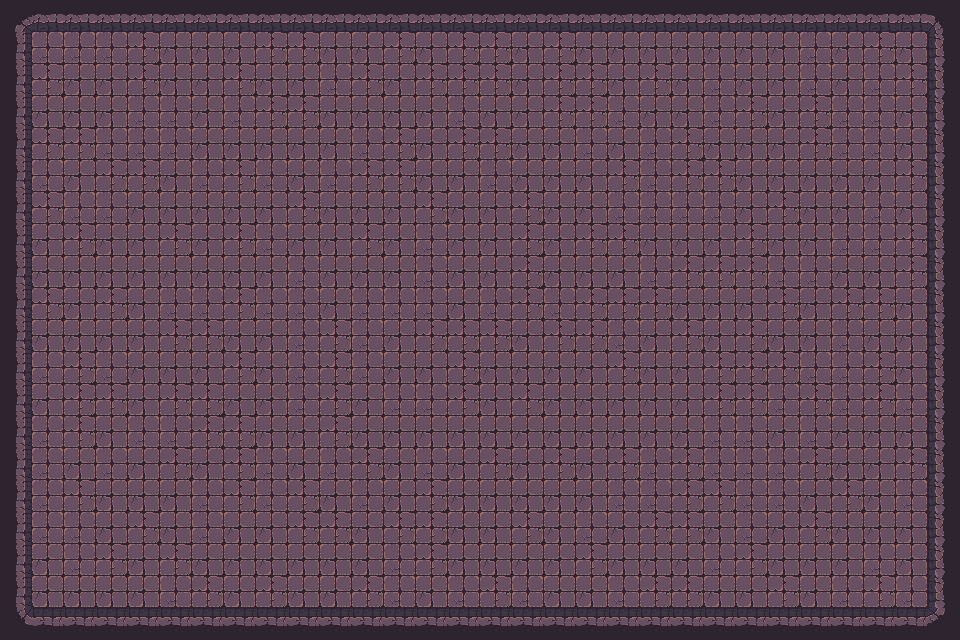

Below is a game level as drawn by its tile map, then a one-line description and the .tmx file that defines it, in full:
An orthogonal 30x20 tile map with 32x32 px tiles, 1 tile layer (Tile layer 1), 2 tilesets and 57 objects.

<map version="1.10" tiledversion="1.11.2" orientation="orthogonal" renderorder="right-down" width="30" height="20" tilewidth="32" tileheight="32" infinite="0" nextlayerid="3" nextobjectid="1">
    <tileset firstgid="1" name="Town Tileset" tilewidth="32" tileheight="32" tilecount="64" columns="8">
        <image source="../../../tiles/World H Tileset.png" trans="ff00ff" width="256" height="256" />
        <tile id="4">
            <objectgroup draworder="index" id="2">
                <object id="1" x="0" y="0" width="32" height="32" />
            </objectgroup>
        </tile>
        <tile id="5">
            <objectgroup draworder="index" id="2">
                <object id="1" x="0" y="0" width="32" height="32" />
            </objectgroup>
        </tile>
        <tile id="6">
            <objectgroup draworder="index" id="2">
                <object id="1" x="0" y="0" width="32" height="32" />
            </objectgroup>
        </tile>
        <tile id="7">
            <objectgroup draworder="index" id="2">
                <object id="1" x="0" y="0" width="32" height="32" />
            </objectgroup>
        </tile>
        <tile id="8">
            <objectgroup draworder="index" id="2">
                <object id="1" x="0" y="0" width="32" height="32" />
            </objectgroup>
        </tile>
        <tile id="10">
            <objectgroup draworder="index" id="2">
                <object id="1" x="0" y="32" width="32" height="0" />
            </objectgroup>
        </tile>
        <tile id="11">
            <objectgroup draworder="index" id="2">
                <object id="1" x="0" y="32" width="32" height="0" />
                <object id="2" x="32" y="0" width="0" height="32" />
            </objectgroup>
        </tile>
        <tile id="12">
            <objectgroup draworder="index" id="2">
                <object id="1" x="32" y="0" width="0" height="32" />
            </objectgroup>
        </tile>
        <tile id="13">
            <objectgroup draworder="index" id="2">
                <object id="1" x="0" y="32" width="32" height="0" />
                <object id="2" x="0" y="32" width="32" height="0" />
                <object id="3" x="0" y="0" width="0" height="32" />
            </objectgroup>
        </tile>
        <tile id="14">
            <objectgroup draworder="index" id="2">
                <object id="1" x="0" y="0" width="0" height="32" />
            </objectgroup>
        </tile>
        <tile id="16">
            <objectgroup draworder="index" id="2">
                <object id="1" x="0" y="0" width="32" height="32" />
            </objectgroup>
        </tile>
        <tile id="24">
            <objectgroup draworder="index" id="2">
                <object id="1" x="0" y="0" width="32" height="32" />
            </objectgroup>
        </tile>
    </tileset>
    <tileset firstgid="65" name="Dungeon Crawler Tileset" tilewidth="32" tileheight="32" tilecount="100" columns="10">
        <image source="../../../tiles/Dungeon_Tile.png" trans="" width="320" height="320" />
        <tile id="2">
            <objectgroup draworder="index" id="2">
                <object id="1" x="0" y="0" width="32" height="32" />
            </objectgroup>
        </tile>
        <tile id="3">
            <objectgroup draworder="index" id="2">
                <object id="1" x="0" y="0" width="32" height="32" />
            </objectgroup>
        </tile>
        <tile id="4">
            <objectgroup draworder="index" id="2">
                <object id="1" x="0" y="0" width="32" height="32" />
            </objectgroup>
        </tile>
        <tile id="5">
            <objectgroup draworder="index" id="2">
                <object id="1" x="0" y="0" width="32" height="32" />
            </objectgroup>
        </tile>
        <tile id="6">
            <objectgroup draworder="index" id="2">
                <object id="1" x="0" y="0" width="32" height="32" />
            </objectgroup>
        </tile>
        <tile id="8">
            <objectgroup draworder="index" id="2">
                <object id="1" x="0" y="0" width="32" height="32" />
            </objectgroup>
        </tile>
        <tile id="12">
            <objectgroup draworder="index" id="2">
                <object id="1" x="0" y="0" width="32" height="32" />
            </objectgroup>
        </tile>
        <tile id="13">
            <objectgroup draworder="index" id="2">
                <object id="1" x="0" y="0" width="32" height="32" />
            </objectgroup>
        </tile>
        <tile id="14">
            <objectgroup draworder="index" id="2">
                <object id="1" x="0" y="0" width="32" height="32" />
            </objectgroup>
        </tile>
        <tile id="15">
            <objectgroup draworder="index" id="2">
                <object id="1" x="0" y="0" width="32" height="32" />
            </objectgroup>
        </tile>
        <tile id="16">
            <objectgroup draworder="index" id="2">
                <object id="1" x="0" y="0" width="32" height="32" />
            </objectgroup>
        </tile>
        <tile id="18">
            <objectgroup draworder="index" id="2">
                <object id="1" x="0" y="0" width="32" height="32" />
            </objectgroup>
        </tile>
        <tile id="22">
            <objectgroup draworder="index" id="2">
                <object id="1" x="0" y="0" width="32" height="32" />
            </objectgroup>
        </tile>
        <tile id="23">
            <objectgroup draworder="index" id="2">
                <object id="1" x="0" y="0" width="32" height="32" />
            </objectgroup>
        </tile>
        <tile id="24">
            <objectgroup draworder="index" id="2">
                <object id="1" x="0" y="0" width="32" height="32" />
            </objectgroup>
        </tile>
        <tile id="25">
            <objectgroup draworder="index" id="2">
                <object id="1" x="0" y="0" width="32" height="32" />
            </objectgroup>
        </tile>
        <tile id="26">
            <objectgroup draworder="index" id="2">
                <object id="1" x="0" y="0" width="32" height="32" />
            </objectgroup>
        </tile>
        <tile id="28">
            <objectgroup draworder="index" id="2">
                <object id="1" x="0" y="0" width="32" height="32" />
            </objectgroup>
        </tile>
        <tile id="32">
            <objectgroup draworder="index" id="2">
                <object id="1" x="0" y="0" width="32" height="32" />
            </objectgroup>
        </tile>
        <tile id="33">
            <objectgroup draworder="index" id="2">
                <object id="1" x="0" y="0" width="32" height="32" />
            </objectgroup>
        </tile>
        <tile id="34">
            <objectgroup draworder="index" id="2">
                <object id="1" x="0" y="0" width="32" height="32" />
            </objectgroup>
        </tile>
        <tile id="35">
            <objectgroup draworder="index" id="2">
                <object id="1" x="0" y="0" width="32" height="32" />
            </objectgroup>
        </tile>
        <tile id="36">
            <objectgroup draworder="index" id="2">
                <object id="1" x="0" y="0" width="32" height="32" />
            </objectgroup>
        </tile>
        <tile id="38">
            <objectgroup draworder="index" id="2">
                <object id="1" x="0" y="0" width="32" height="32" />
            </objectgroup>
        </tile>
        <tile id="42">
            <objectgroup draworder="index" id="2">
                <object id="1" x="0" y="0" width="32" height="32" />
            </objectgroup>
        </tile>
        <tile id="43">
            <objectgroup draworder="index" id="2">
                <object id="1" x="0" y="0" width="32" height="32" />
            </objectgroup>
        </tile>
        <tile id="44">
            <objectgroup draworder="index" id="2">
                <object id="1" x="0" y="0" width="32" height="32" />
            </objectgroup>
        </tile>
        <tile id="45">
            <objectgroup draworder="index" id="2">
                <object id="1" x="0" y="0" width="32" height="32" />
            </objectgroup>
        </tile>
        <tile id="46">
            <objectgroup draworder="index" id="2">
                <object id="1" x="0" y="0" width="32" height="32" />
            </objectgroup>
        </tile>
        <tile id="48">
            <objectgroup draworder="index" id="2">
                <object id="1" x="0" y="0" width="32" height="32" />
            </objectgroup>
        </tile>
        <tile id="52">
            <objectgroup draworder="index" id="2">
                <object id="1" x="0" y="0" width="32" height="32" />
            </objectgroup>
        </tile>
        <tile id="53">
            <objectgroup draworder="index" id="2">
                <object id="1" x="0" y="0" width="32" height="32" />
            </objectgroup>
        </tile>
        <tile id="54">
            <objectgroup draworder="index" id="2">
                <object id="1" x="0" y="0" width="32" height="32" />
            </objectgroup>
        </tile>
        <tile id="55">
            <objectgroup draworder="index" id="2">
                <object id="1" x="0" y="0" width="32" height="32" />
            </objectgroup>
        </tile>
        <tile id="56">
            <objectgroup draworder="index" id="2">
                <object id="1" x="0" y="0" width="32" height="32" />
            </objectgroup>
        </tile>
        <tile id="58">
            <objectgroup draworder="index" id="2">
                <object id="1" x="0" y="0" width="32" height="32" />
            </objectgroup>
        </tile>
        <tile id="62">
            <objectgroup draworder="index" id="2">
                <object id="1" x="0" y="0" width="32" height="32" />
            </objectgroup>
        </tile>
        <tile id="63">
            <objectgroup draworder="index" id="2">
                <object id="1" x="0" y="0" width="32" height="32" />
            </objectgroup>
        </tile>
        <tile id="64">
            <objectgroup draworder="index" id="2">
                <object id="1" x="0" y="0" width="32" height="32" />
            </objectgroup>
        </tile>
        <tile id="65">
            <objectgroup draworder="index" id="2">
                <object id="1" x="0" y="0" width="32" height="32" />
            </objectgroup>
        </tile>
        <tile id="66">
            <objectgroup draworder="index" id="2">
                <object id="1" x="0" y="0" width="32" height="32" />
            </objectgroup>
        </tile>
        <tile id="68">
            <objectgroup draworder="index" id="2">
                <object id="1" x="0" y="0" width="32" height="32" />
            </objectgroup>
        </tile>
    </tileset>
    <layer id="1" name="Tile layer 1" width="30" height="20">
        <data encoding="csv">
67,68,68,68,68,68,68,68,68,68,68,68,68,68,68,68,68,68,68,68,68,68,68,68,68,68,68,68,68,69,
77,66,66,66,65,75,75,75,65,65,75,75,65,75,65,65,75,65,75,75,75,75,75,75,75,66,75,65,75,79,
77,65,75,75,65,75,75,65,75,75,66,65,75,65,65,65,75,65,65,75,65,75,66,75,75,66,75,66,65,79,
77,75,75,75,66,66,75,66,65,65,75,75,75,75,66,75,75,65,65,66,75,75,66,65,75,65,66,66,75,79,
77,65,65,66,66,66,75,75,75,75,75,66,65,75,65,65,75,75,66,75,66,65,75,75,75,65,66,66,75,79,
77,66,75,65,65,75,66,65,66,75,66,65,65,75,75,66,75,75,75,65,66,65,65,75,75,75,75,75,65,79,
77,65,66,66,75,75,75,75,75,65,75,75,75,65,75,75,65,75,75,66,66,66,66,75,65,75,75,66,75,79,
77,75,65,75,75,65,75,65,66,75,75,65,75,66,75,75,65,75,65,65,75,75,75,65,75,75,66,66,65,79,
77,75,75,75,75,75,75,75,75,66,75,75,75,66,75,75,65,75,75,75,66,65,65,65,66,66,75,75,65,79,
77,65,75,65,75,66,66,65,66,66,75,66,66,66,75,66,65,66,65,65,65,75,75,75,65,75,65,65,75,79,
77,75,75,75,75,65,65,75,75,66,65,66,75,65,65,65,75,65,65,66,75,65,75,65,75,75,66,75,75,79,
77,66,65,66,75,75,75,65,75,66,65,66,75,75,65,75,75,75,75,65,75,75,65,65,65,66,66,65,75,79,
77,75,65,65,75,65,65,75,75,66,65,75,66,66,65,75,65,75,75,75,75,75,65,65,66,65,66,65,66,79,
77,66,65,75,66,66,65,65,75,75,65,75,75,75,75,75,75,75,75,75,75,75,66,66,75,66,75,75,75,79,
77,66,75,66,75,65,75,65,66,75,66,65,75,66,75,65,75,65,75,65,66,65,66,66,66,65,75,75,65,79,
77,66,65,75,75,75,66,65,66,65,75,66,75,65,75,75,75,75,75,66,66,65,65,66,66,75,65,75,66,79,
77,66,66,75,65,75,66,75,75,65,65,75,65,65,75,75,65,75,66,75,65,65,75,66,75,65,75,75,75,79,
77,75,66,65,75,65,75,75,75,75,75,75,66,65,75,75,75,75,65,75,75,75,66,65,75,75,75,66,75,79,
77,75,75,75,75,66,65,75,65,75,75,65,66,75,66,65,66,75,75,66,65,65,75,75,65,75,66,65,66,79,
87,88,88,88,88,88,88,88,88,88,88,88,88,88,88,88,88,88,88,88,88,88,88,88,88,88,88,88,88,89
        </data>
    </layer>
</map>
